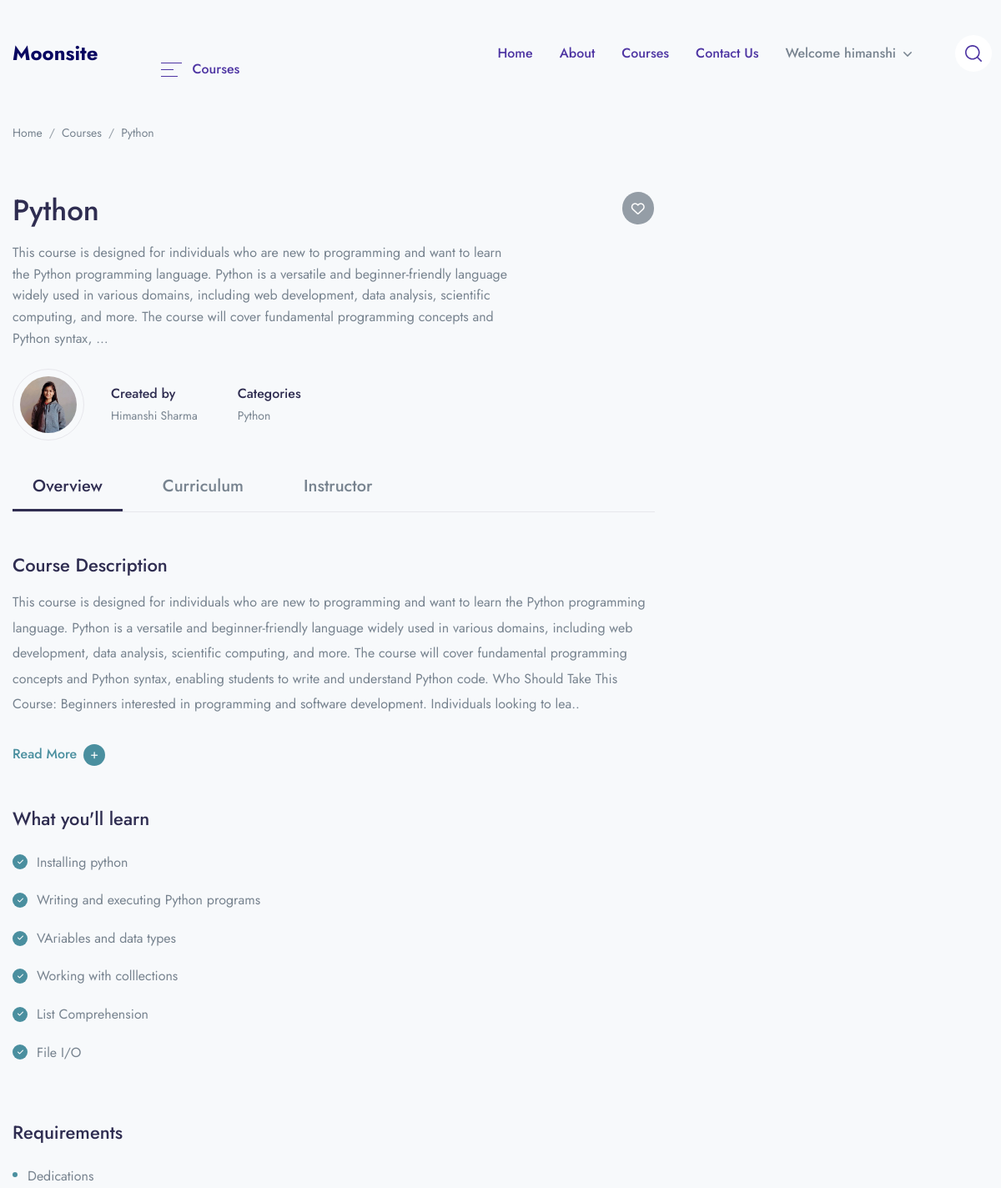
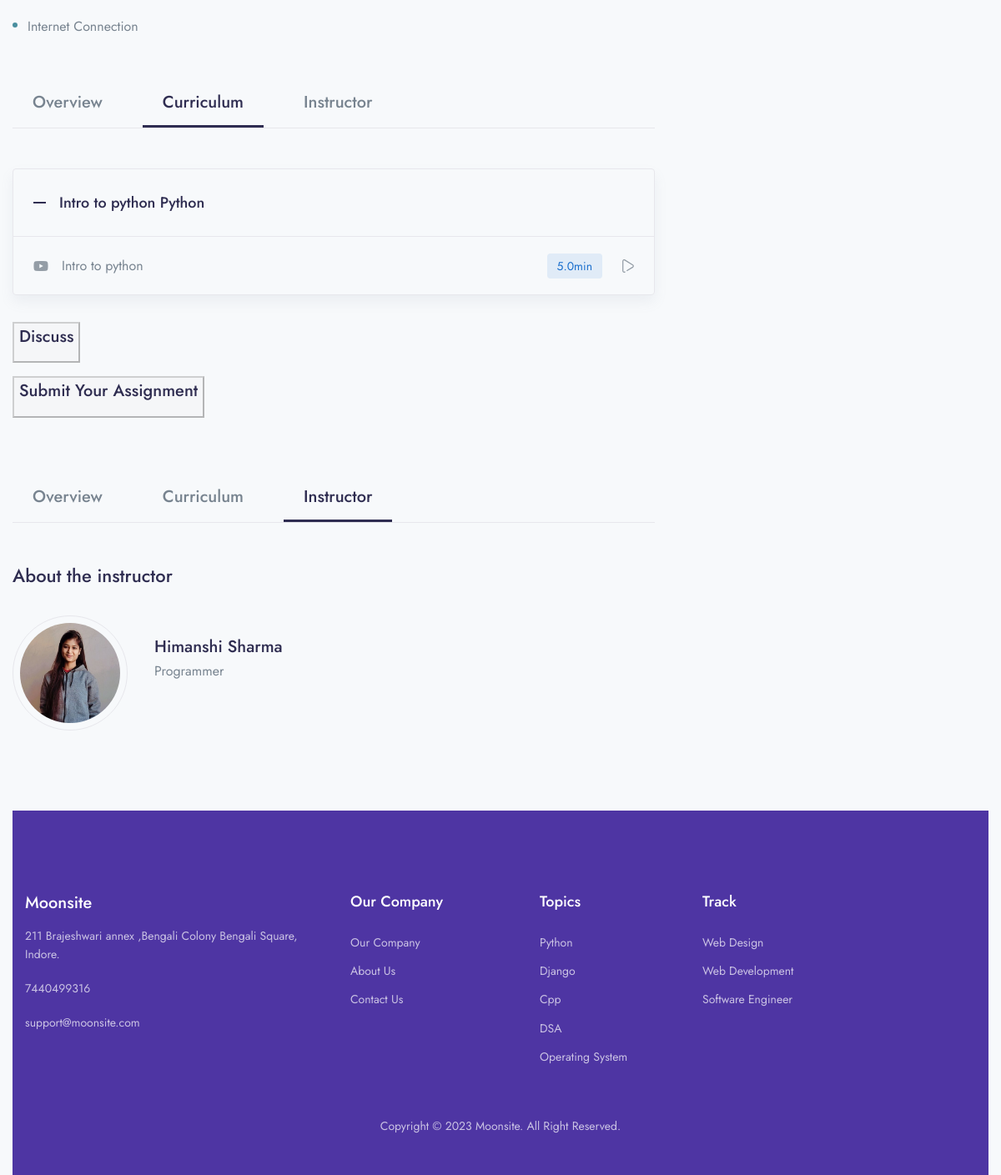
The app's page /course/python (signed in) with its own data (2 pictures, top to bottom).
### app/models.py (models this page shows, shortened)
class Course(models.Model):
    title = models.CharField(max_length=100)
    status = (
        ("Publish","Publish"),
        ("DRAFT","DRAFT"),
    )
    featured_images = models.ImageField(upload_to='featured_images/')
    created_at = models.DateField(auto_now_add=True)
    author = models.ForeignKey(Author,on_delete=models.CASCADE,null=True)
    author_image = models.ImageField(upload_to='author_images/',default='')
    category  = models.ForeignKey(Categories,on_delete=models.CASCADE,null=True)
    desc = models.TextField()
    level = models.ForeignKey(Levels,on_delete=models.CASCADE,null=True)
    slug = models.SlugField(default='',max_length=100,null=True,blank=True,unique=True)
    created_at=models.DateTimeField(default=now)
    def __str__(self):
        return self.title

class Author(models.Model):
    author_name = models.CharField(max_length = 100 )
    author_profile = models.ImageField(upload_to='images/')
    about_author = models.TextField()
    def __str__(self):
        return self.author_name

class Categories(models.Model):
    icon = models.CharField(max_length=200,null=True)
    name = models.CharField(max_length=100)
    def __str__(self):
        return self.name

class what_you_learn(models.Model):
    course = models.ForeignKey ( Course, on_delete=models.CASCADE )
    points = models.CharField ( max_length=500 )

class requirements(models.Model):
    course = models.ForeignKey(Course,on_delete=models.CASCADE)
    points = models.CharField(max_length=500)

class Lessons(models.Model):
    course  = models.ForeignKey(Course,on_delete=models.CASCADE)
    name = models.CharField(max_length=200)
    def __str__(self):
        return self.name + " " + str(self.course)

class Videos(models.Model):
    serial_number= models.IntegerField(null=True)
    thumbnail = models.ImageField(upload_to="Media/Yt_Thumbnail",null=True)
    course = models.ForeignKey(Course,on_delete=models.CASCADE)
    lesson = models.ForeignKey ( Lessons, on_delete=models.CASCADE )
    title = models.CharField ( max_length=100 )
    video = models.FileField(upload_to="video/%y")
    time_duration = models.FloatField(null=True)
    preview = models.BooleanField(default=False)

### mysite/views.py (the view)
# urls.py: path('course/<slug:slug>',views.course_detalis,name='course_details'),
def course_detalis(request,slug):
    course = Course.objects.filter(slug=slug)
    obj = Enrollment.objects.filter(user=request.user,course=course[0]).exists()
    print(obj,course[0])
    assign_discuss=False
    if obj:
        assign_discuss=True
    if course.exists():
        course = course.first()
    else:
        return redirect('error')
    return render (request,'course/course_detail.html',{'course':course,"assign_discuss":assign_discuss})

### templates/course/course_detail.html (shortened to what this page needs)
{% extends 'base.html' %}
{% block content %}
    <div class="container">
        <nav class="mb-5 mb-md-8 mt-2" aria-label="breadcrumb">
            <ol class="breadcrumb breadcrumb-scroll">
                <li class="breadcrumb-item">
                    <a class="text-gray-800" href="{% url 'home'%}">
                        Home
                    </a>
                </li>
                <li class="breadcrumb-item">
                    <a class="text-gray-800" href="#">
                        Courses
                    </a>
                </li>
                <li class="breadcrumb-item text-gray-800 active" aria-current="page">
                    {{course}}
                </li>
            </ol>
        </nav>
    </div>
    <div class="container">
        <div class="row mb-8">
            <div class="col-lg-8 mb-6 mb-lg-0 position-relative">
                <h1 class="me-7 me-xl-14">
                   {{course}}
                </h1>
                <p class="me-xl-13 mb-5">{{course.desc|truncatewords:50 }}</p>
                <a href="#" class="badge badge-lg badge-rounded-circle badge-secondary font-size-base badge-float badge-float-inside top-0 text-white">
                    <i class="far fa-heart"></i>
                </a>
                <div class="d-md-flex align-items-center mb-5">
                    <div class="border rounded-circle d-inline-block mb-4 mb-md-0 me-md-6 me-lg-4 me-xl-6">
                        <div class="p-2">
                            <img src="/media/{{course.author_image}}" alt="..." class="rounded-circle" width="68" height="68">
                        </div>
                    </div>
                    <div class="mb-4 mb-md-0 me-md-8 me-lg-4 me-xl-8">
                        <h6 class="mb-0">Created by</h6>
                        <a href="#" class="font-size-sm text-gray-800">{{course.author}}</a>
                    </div>
                    <div class="mb-4 mb-md-0 me-md-8 me-lg-4 me-xl-8">
                        <h6 class="mb-0">Categories</h6>
                        <a href="#" class="font-size-sm text-gray-800">{{course.category}}</a>
                    </div>
                </div>
                <div id="Overview" class="mb-8">
                    <ul class="nav course-tab-v1 border-bottom h4 mb-8">
                        <li class="nav-item">
                            <a class="nav-link active" href="#Overview" data-bs-toggle="smooth-scroll" data-bs-offset="0">Overview</a>
                        </li>
                        <li class="nav-item">
                            <a class="nav-link" href="#Curriculum" data-bs-toggle="smooth-scroll" data-bs-offset="0">Curriculum</a>
                        </li>
                        <li class="nav-item">
                            <a class="nav-link" href="#Instructor" data-bs-toggle="smooth-scroll" data-bs-offset="0">Instructor</a>
                        </li>
                    </ul>
                    <h3 class="">Course Description</h3>
                    <span class="mb-6 line-height-md">{{course.desc|slice:"0:530"}}..</span>
                    <a class="text-teal read-more h6 d-inline-block mb-8" data-bs-toggle="collapse" href="#readcollapseExample" role="button" aria-expanded="false" aria-controls="readcollapseExample">
                        <span class="d-inline-flex align-items-center more">
                            Read More
                            <span class="d-flex align-items-center justify-content-center bg-teal rounded-circle ms-2 p-2 w-26p">
                                <i class="fas fa-plus font-size-10 text-white"></i>
                            </span>
                        </span>
                    </a>
                    <h3 class="mb-5">What you'll learn</h3>
                    <div class="row row-cols-lg-2 mb-8">
                        <div class="col-md">
                            <ul class="list-style-v1 list-unstyled">
                                {% for learn in course.what_you_learn_set.all%}
                            <li> {{learn.points}}</li>
                               {% endfor %}
                            </ul>
                        </div>
                    </div>
                    <h3 class="mb-5">Requirements</h3>
                    <ul class="list-style-v2 list-unstyled">
                          {% for learn in course.requirements_set.all%}
                            <li> {{learn.points}}</li>
                               {% endfor %}
                    </ul>
                </div>
                <div id="Curriculum" class="mb-8">
                    <ul class="nav course-tab-v1 border-bottom h4 mb-8">
                        <li class="nav-item">
                            <a class="nav-link" href="#Overview" data-bs-toggle="smooth-scroll" data-bs-offset="0">Overview</a>
                        </li>
                        <li class="nav-item">
                            <a class="nav-link active" href="#Curriculum" data-bs-toggle="smooth-scroll" data-bs-offset="0">Curriculum</a>
                        </li>
                        <li class="nav-item">
                            <a class="nav-link" href="#Instructor" data-bs-toggle="smooth-scroll" data-bs-offset="0">Instructor</a>
                        </li>
                    </ul>
                    <div id="accordionCurriculum">
                        {% for lesson in course.lessons_set.all  %}
                        <div class="border rounded shadow mb-6 overflow-hidden">
                            <div class="d-flex align-items-center" id="curriculumheadingOne">
                                <h5 class="mb-0 w-100">
                                    <button class="d-flex align-items-center p-5 min-height-80 text-dark fw-medium collapse-accordion-toggle line-height-one" type="button" data-bs-toggle="collapse" data-bs-target="#id{{lesson.id}}" aria-expanded="true" aria-controls="CurriculumcollapseOne">
                                        <span class="me-4 text-dark d-flex">
                                            <svg width="15" height="2" viewBox="0 0 15 2" fill="none" xmlns="http://www.w3.org/2000/svg">
                                                <rect width="15" height="2" fill="currentColor"/>
                                            </svg>
                                        </span>
                                    {{lesson}}
                                    </button>
                                </h5>
                            </div>
                           {% for video in lesson.videos_set.all %}
                            <div id="id{{video.lesson.id}}" class="collapse show" aria-labelledby="curriculumheadingOne" data-parent="#accordionCurriculum">
                                <div class="border-top px-5 py-4 min-height-70 d-md-flex align-items-center">
                                    <div class="d-flex align-items-center me-auto mb-4 mb-md-0">
                                        <div class="text-secondary d-flex">
                                           <i class="fa-brands fa-youtube"></i>
                                        </div>
                                        <div class="ms-4">
                                            {{video.title}}
                                        </div>
                                    </div>
                                    <div class="d-flex align-items-center overflow-auto overflow-md-visible flex-shrink-all">
                                        <div class="badge btn-blue-soft me-5 font-size-sm fw-normal py-2">{{video.time_duration}}min</div>
                                        <a href="/media/{{video.video}}" class="text-secondary d-flex">
                                        </a>
                                    </div>
                                </div>
                                {% endfor %}
                            </div>
                        </div>
                       {% endfor %}
                    </div>
{% if  assign_discuss %}
                    <a href="/discuss/{{course.slug}}"><h4>Discuss </h4></a>
                    <br>
                    <a   href="/assignment/{{course.slug}}"><h4>Submit Your Assignment</h4> </a>
                    {% else %}
                    <button disabled>  <a  href=""><h4>Discuss </h4></a></button>
                    <br>
                    <button btn-btn-sm success disabled class="my-4"> <a   href=""><h4>Submit Your Assignment</h4> </a></button>
                    {% endif %}
                </div>
                <div id="Instructor" class="mb-8">
                    <ul class="nav course-tab-v1 border-bottom h4 mb-8">
                        <li class="nav-item">
                            <a class="nav-link" href="#Overview" data-bs-toggle="smooth-scroll" data-bs-offset="0">Overview</a>
                        </li>
                        <li class="nav-item">
                            <a class="nav-link" href="#Curriculum" data-bs-toggle="smooth-scroll" data-bs-offset="0">Curriculum</a>
                        </li>
                        <li class="nav-item">
                            <a class="nav-link active" href="#Instructor" data-bs-toggle="smooth-scroll" data-bs-offset="0">Instructor</a>
                        </li>
                    </ul>
                    <h3 class="mb-6">About the instructor</h3>
                    <div class="d-flex align-items-center mb-6">
                        <div class="d-inline-block rounded-circle border me-6 p-2">
                            <div class="avatar avatar-size-120">
                                <img src="/media/{{course.author_image}}" alt="..." class="avatar-img rounded-circle">
                            </div>
                        </div>
                        <div class="media-body">
                            <h4 class="mb-0">{{course.author}}</h4>
                             <p class="mb-6 line-height-md">{{course.author.about_author}}</p>
                        </div>
                    </div>
                </div>
</div>
        </div>
{% endblock %}

### templates/components/header.html (shortened to what this page needs)
    <header class="navbar navbar-expand-xl navbar-light" >
        <div class="container">
            <a class="navbar-brand" href="{% url 'home'%}">
                <div class="" style = "">Moonsite </div>
            <ul class="navbar-nav navbar-vertical ms-xl-4 d-none d-xl-flex">
                <li class="nav-item dropdown">
                    <a class="nav-link pb-4 mb-n4 px-0 pt-0" id="navbarVerticalMenu" data-bs-toggle="dropdown" href="#" aria-haspopup="true" aria-expanded="false">
                        <div class="py-3 px-5 d-flex align-items-center">
                            <div class="me-3 ms-1 text-gigas d-flex">
                                <svg width="25" height="17" viewBox="0 0 25 17" xmlns="http://www.w3.org/2000/svg">
                                    <rect width="25" height="1" fill="currentColor"/>
                                    <rect y="8" width="15" height="1" fill="currentColor"/>
                                    <rect y="16" width="20" height="1" fill="currentColor"/>
                                </svg>
                            </div>
                            <span class="text-gigas fw-medium me-1">Courses</span>
                        </div>
                    </a>
                </li>
            </ul>
            <div class="collapse navbar-collapse z-index-lg" id="navbarCollapse">
                <ul class="navbar-nav ms-auto">
                    <li class="nav-item dropdown dropdown-full-width">
                        <a class="nav-link px-xl-4 text-gigas"   href="{% url 'home' %}" aria-haspopup="true" aria-expanded="false">
                            Home
                        </a>
                    </li>
                     <li class="nav-item dropdown dropdown-full-width">
                        <a class="nav-link  px-xl-4 text-gigas"   href="{% url 'aboutus' %}" aria-haspopup="true" aria-expanded="false">
                           About
                        </a>
                    </li>
                    {% if request.user.is_authenticated %}
                    <li class="nav-item dropdown">
                        <a class="nav-link  px-xl-4 text-gigas"  href="{%  url 'course' %}" aria-haspopup="true" aria-expanded="false">
                            Courses
                        </a>
                    </li>
                    {% endif %}
                    <li class="nav-item dropdown dropdown-full-width">
                        <a class="nav-link px-xl-4 text-gigas"  href="{% url 'contact' %}" aria-haspopup="true" aria-expanded="false">
                            Contact Us
                        </a>
                    </li>
                    {% if user.is_authenticated %}
                           <li class="nav-item dropdown">
                        <a class="nav-link dropdown-toggle px-xl-4" id="navbarBlog" data-bs-toggle="dropdown" href="#" aria-haspopup="true" aria-expanded="false">
                      Welcome {{user.username}}
                        </a>
                    </li>
                    {% endif %}
                </ul>
            </div>
            <ul class="navbar-nav flex-row ms-n4 ms-sm-auto ms-xl-0 me-n2 me-md-n4">
                <li class="nav-item border-0 px-1 px-md-3">
                </li>
                <li class="nav-item border-0 px-1 px-md-3 d-none d-370-block d-xl-block">
                    <a class="nav-link d-flex p-3 bg-white-all rounded-circle search-mobile text-gigas icon-xs" data-bs-toggle="collapse" href="#collapseSearchMobile" role="button" aria-expanded="false" aria-controls="collapseSearchMobile">
                    </a>
                </li>
            </ul>
        </div>
    </header>

### records on screen
Course: title "Python", desc "This course is designed for individuals who are new to programming and want to learn the Python programming language. Python is a versatile and beginner-friendly language widely used in various domains, including web development, data analysis, scientific computing, and more. The course will cover fundamental programming concepts and Python syntax, …", author_image (picture), author "Himanshi Sharma", category "Python", desc "This course is designed for individuals who are new to programming and want to learn the Python programming language. Python is a versatile and beginner-friendly language widely used in various domains, including web development, data analysis, scientific computing, and more. The course will cover fundamental programming concepts and Python syntax, enabling students to write and understand Python code. Who Should Take This Course: Beginners interested in programming and software development. Individuals looking to lea", author.about_author "Programmer"
what_you_learn: points "Installing python"
what_you_learn: points "Writing and executing Python programs"
what_you_learn: points "VAriables and data types"
what_you_learn: points "Working with colllections"
what_you_learn: points "List Comprehension"
what_you_learn: points "File I/O"
requirements: points "Dedications"
requirements: points "Internet Connection"
Lessons: name+course "Intro to python Python"
Videos: title "Intro to python", time_duration "5.0"

### other values on screen
{{ user.username }} "himanshi"
